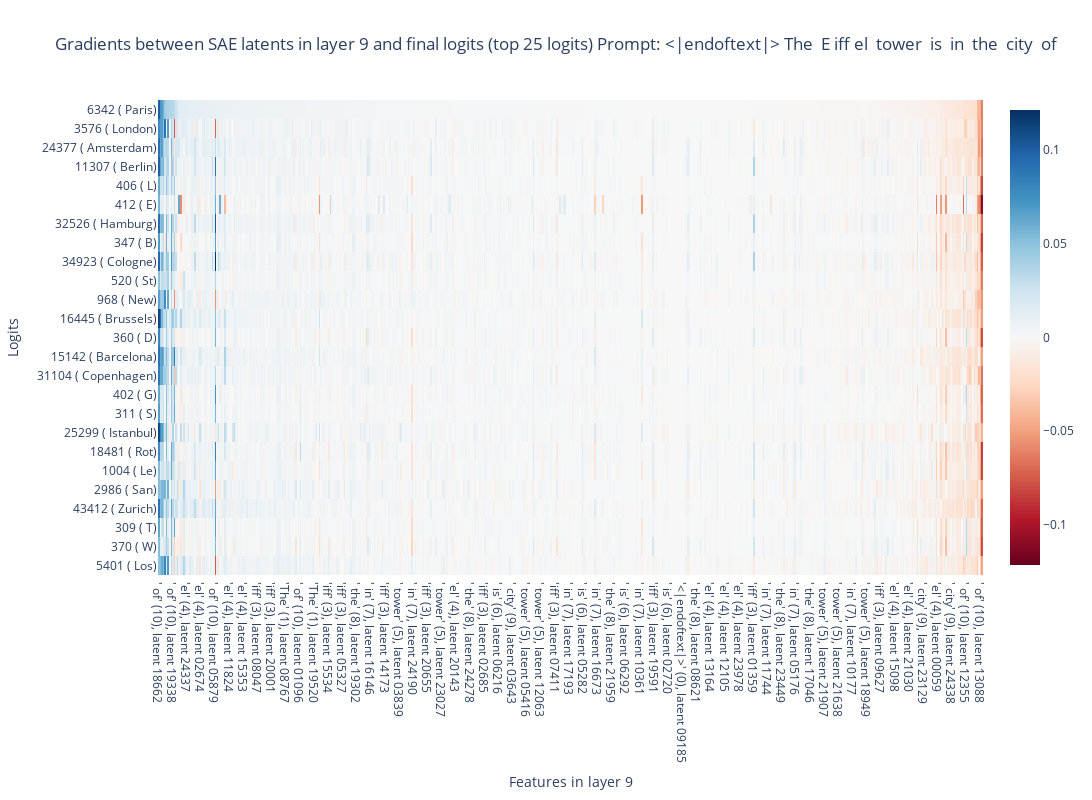

Notebook code for this chart:
### Code cell
### LATENT2LOGIT GRADIENT PLOT ###
prompt = "The Eiffel tower is in the city of"
answer = " Paris"

tokens = gpt2.to_tokens(prompt, prepend_bos=True)
str_toks = gpt2.to_str_tokens(prompt, prepend_bos=True)
k = 25
layer = 9

(
    latent_logit_grads,
    logits,
    token_ids,
    latent_acts,
    latent_logit_attributions,
) = latent_to_logit_gradients(tokens, sae=gpt2_saes[layer], model=gpt2, k=k)

# We can, for instance, sort the attributions by their value for the first logit in token_ids
sorted_indices = latent_logit_grads[0].argsort(descending=True)

# Reorder the attributions
latent_logit_grads = latent_logit_grads[:, sorted_indices]

px.imshow(
    to_numpy(latent_logit_grads),
    color_continuous_midpoint=0.0,
    color_continuous_scale="RdBu",
    x=[
        f"{str_toks[seq]!r} ({seq}), latent {latent:05}"
        for (_, seq, latent) in latent_acts.indices[sorted_indices]
    ],
    y=[f"{tok!r} ({gpt2.to_single_str_token(tok)})" for tok in token_ids],
    labels={"x": f"Features in layer {layer}", "y": "Logits"},
    title=(
        f"Gradients between SAE latents in layer {layer} "
        f"and final logits (top {k} logits)\nPrompt: {' '.join(str_toks)}"
    ),
    width=1900,
    height=800,
    aspect="auto",
).show()

### Figure 1 — Plotly figure (JSON) as saved in the notebook; plotly's stock layout.template omitted (floating-point values rounded to 4 significant figures; data arrays with more than 128 entries replaced by an {"elided": "..."} marker saying what was removed)
{"data": [{"coloraxis": "coloraxis", "hovertemplate": "Features in layer 9: %{x}<br>Logits: %{y}<br>color: %{z}<extra></extra>", "name": "0", "type": "heatmap", "x": {"elided": "524 str values"}, "xaxis": "x", "y": ["6342 ( Paris)", "3576 ( London)", "24377 ( Amsterdam)", "11307 ( Berlin)", "406 ( L)", "412 ( E)", "32526 ( Hamburg)", "347 ( B)", "34923 ( Cologne)", "520 ( St)", "968 ( New)", "16445 ( Brussels)", "360 ( D)", "15142 ( Barcelona)", "31104 ( Copenhagen)", "402 ( G)", "311 ( S)", "25299 ( Istanbul)", "18481 ( Rot)", "1004 ( Le)", "2986 ( San)", "43412 ( Zurich)", "309 ( T)", "370 ( W)", "5401 ( Los)"], "yaxis": "y", "z": {"elided": "25x524 float values"}}], "layout": {"coloraxis": {"cmid": 0, "colorscale": [[0, "rgb(103,0,31)"], [0.1, "rgb(178,24,43)"], [0.2, "rgb(214,96,77)"], [0.3, "rgb(244,165,130)"], [0.4, "rgb(253,219,199)"], [0.5, "rgb(247,247,247)"], [0.6, "rgb(209,229,240)"], [0.7, "rgb(146,197,222)"], [0.8, "rgb(67,147,195)"], [0.9, "rgb(33,102,172)"], [1, "rgb(5,48,97)"]]}, "height": 800, "title": {"text": "Gradients between SAE latents in layer 9 and final logits (top 25 logits)\nPrompt: <|endoftext|> The  E iff el  tower  is  in  the  city  of"}, "width": 1900, "xaxis": {"anchor": "y", "domain": [0, 1], "title": {"text": "Features in layer 9"}}, "yaxis": {"anchor": "x", "autorange": "reversed", "domain": [0, 1], "title": {"text": "Logits"}}}}
